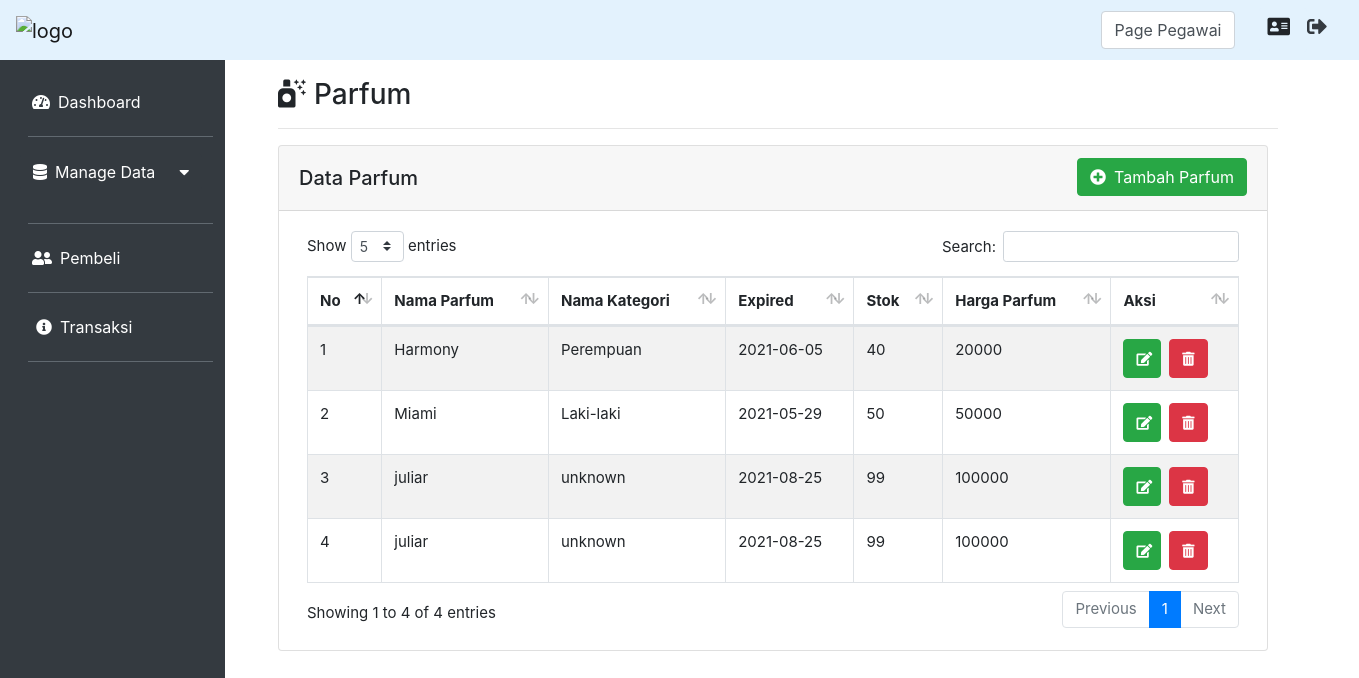
The app's page /index.php?page=Parfum&aksi=view (signed in) with its own data.
### tables this page shows
CREATE TABLE `parfum` (
  `id_parfum` int(11) NOT NULL,
  `kategori_id` int(11) NOT NULL,
  `pegawai_id` int(11) NOT NULL,
  `nama_parfum` varchar(20) NOT NULL,
  `expired_parfum` date NOT NULL,
  `harga_parfum` float NOT NULL,
  `stok` int(11) DEFAULT NULL
);

CREATE TABLE `kategori` (
  `id_kategori` int(11) NOT NULL,
  `gender` varchar(10) NOT NULL
);

### Model/ParfumModel.php (called while the page is built, shortened)
<?php
class ParfumModel
{
    public function get()
    {
        $sql = "SELECT id_parfum, nama_parfum, expired_parfum,
         gender as nama_kategori, stok, harga_parfum,
         nama_pegawai from parfum
         JOIN kategori ON parfum.kategori_id = kategori.id_kategori
         JOIN pegawai ON parfum.pegawai_id = pegawai.id_pegawai";
        $query = koneksi()->query($sql);
        $hasil = [];
        while ($data = $query->fetch_assoc()) {
            $hasil[] = $data;
        }
        return $hasil;
    }
    public function index()
    {
        $data = $this->get();
        extract($data);
        require_once("View/Parfum/index.php");
    }
}

### koneksi.php (called while the page is built, shortened)
<?php
function koneksi()
{
    $db_host = "localhost";
    $db_user = "root";
    $db_password = "";
    $db_database = "db_TokoParfum";
    try {
        return new mysqli($db_host, $db_user, $db_password, $db_database);
    } catch (Exception $e) {
        echo "Terjadi Kesalahan koneksi database";
    }
}

### View/Parfum/index.php (the view)
<div class="col-md-10 p-5 pt-2">
    <h3><i class="fas fa-air-freshener mr-2 mt-3"></i>Parfum</h3>
    <hr class="garis">
    <div class="card">
        <div class="card-header">
            <div class="float-left mt-2">
                <h5>Data Parfum</h5>
            </div>
            <a href="index.php?page=Parfum&aksi=addParfum" class="btn btn-success float-right"><i class="fas fa-plus-circle mr-2"></i>Tambah Parfum</a>
        </div>
        <div class="card-body ml-2 mr-2">
            <table id="example" class="table table-striped table-bordered" style="width:100%">
                <thead>
                    <tr>
                        <th scope="col">No</th>
                        <th scope="col">Nama Parfum</th>
                        <th scope="col">Nama Kategori</th>
                        <th scope="col">Expired</th>
                        <th scope="col">Stok</th>
                        <th scope="col">Harga Parfum</th>
                        <th scope="col">Aksi</th>
                    </tr>
                </thead>
                <tbody>
                    <?php $no = 1;
                    foreach ($data as $row) : ?>
                        <tr>
                            <td scope="row"><?= $no ?></td>
                            <td><?= $row['nama_parfum'] ?></td>
                            <td><?= $row['nama_kategori'] ?></td>
                            <td><?= $row['expired_parfum'] ?></td>
                            <td><?= $row['stok'] ?></td>
                            <td><?= $row['harga_parfum'] ?></td>
                            <td><a href="index.php?page=Parfum&aksi=editParfum&id=<?= $row['id_parfum'] ?>" class="btn btn-sm btn-success text-white rounded p-2 mr-1"><i class="fas fa-edit ml-1" data-toggle="tooltip" title="Update Data"></i></a>
                                <a href="index.php?page=Parfum&aksi=deleteParfum&id=<?= $row['id_parfum'] ?>" class="btn btn-sm btn-danger text-white rounded p-2"><i class="fas fa-trash-alt mr-1 ml-1" data-toggle="tooltip" title="Hapus Data"></i></a>
                            </td>
                        </tr>
                    <?php $no++;
                    endforeach; ?>
                </tbody>
            </table>
        </div>
    </div>
</div>

### index.php (shortened to what this page needs)
<?php
require_once("koneksi.php");
require_once("Model/ParfumModel.php");
require_once("Model/TransaksiModel.php");
if (isset($_GET['page']) && isset($_GET['aksi'])) {
    $page = $_GET['page'];
    $aksi = $_GET['aksi'];
    if ($page == "Auth") {
        $auth = new AuthModel();
        if ($aksi == 'view') {
            $auth->index();
        } else if ($aksi == 'authPegawai') {
            $auth->authPegawai();
        } else if ($aksi == 'logout') {
            $auth->logout();
        } else {
            echo "Method Not Found";
        }
    } else if ($page == "Parfum") {
        require_once("View/Menu/header.php");
        $parfum = new ParfumModel();
        if ($aksi == 'view') {
            $parfum->index();
        } else if ($aksi == 'addParfum') {
            $parfum->addParfum();
        } else if ($aksi == 'storeParfum') {
            $parfum->storeParfum();
        } else if ($aksi == 'editParfum') {
            $parfum->editParfum();
        } else if ($aksi == 'updateParfum') {
            $parfum->updateParfum();
        } else if ($aksi == 'deleteParfum') {
            $parfum->deleteParfum();
        } else {
            echo "Method Not Found";
        }
        require_once("View/Menu/footer.php");
    } else if ($page == "Pembeli") {
        require_once("View/Menu/header.php");
        $pembeli = new PembeliModel();
        if ($aksi == 'view') {
            $pembeli->index();
        } else if ($aksi == 'addPembeli') {
            $pembeli->addPembeli();
        } else if ($aksi == 'storePembeli') {
            $pembeli->storePembeli();
        } else if ($aksi == 'editPembeli') {
            $pembeli->editPembeli();
        } else if ($aksi == 'updatePembeli') {
            $pembeli->updatePembeli();
        } else {
            echo "Method Not Found";
        }
        require_once("View/Menu/footer.php");
    } else if ($page == "Transaksi") {
        require_once("View/Menu/header.php");
        $transaksi = new TransaksiModel();
        if ($aksi == 'view') {
            $transaksi->index();
        } else if ($aksi == 'createTransaksi') {
            $transaksi->createTransaksi();
        } else if ($aksi == 'addDetailTransaksi') {
            $transaksi->addDetailTransaksi();
        } else if ($aksi == 'storeDetailTransaksi') {
            $transaksi->storeDetailTransaksi();
        } else if ($aksi == 'deleteDetailTransaksi') {
            $transaksi->deleteDetailTransaksi();
        } else if ($aksi == 'checkoutTransaksi') {
            require_once("View/Transaksi/addTransaksi.php");
        } else if ($aksi == 'detailTransaksi') {
            require_once("View/Transaksi/detailTransaksi.php");
        } else if ($aksi == 'Keranjang') {
            $transaksi->addDetailTransaksi();
        } else if ($aksi == 'aktifkan') {
            require_once("View/Transaksi/index.php");
        } else if ($aksi == 'batalkan') {
            require_once("View/Transaksi/index.php");
        } else {
            echo "Method Not Found";
        }
        require_once("View/Menu/footer.php");
    }
} else {
    header("location: index.php?page=Auth&aksi=view");
}

### View/Menu/header.php (shortened to what this page needs)
<!DOCTYPE html>
<html lang="en">
<head>
    <link rel="stylesheet" href="assets/css/bootstrap.min.css">
    <link href="assets/css/fontawesome.css" rel="stylesheet">
    <link href="assets/css/brands.css" rel="stylesheet">
    <link href="assets/css/solid.css" rel="stylesheet">
    <link rel="stylesheet" type="text/css" href="assets/css/allprogramview.css">
    <link rel="stylesheet" type="text/css" href="assets/css/dataTables.bootstrap4.min.css">
</head>
<body>
    <nav class="navbar navbar-expand-lg navbar-light fixed-top" style="background-color: #e3f2fd;">
        <a class="navbar-brand mr-auto">
            <img src="assets/images/logo.jpg" alt="logo" width="15%">
        </a>
        <div class="form-inline my-2 my-lg-0 ml-auto">
            <label class="form-control"> Page <?= $_SESSION['role']; ?></label>
        </div>
        <div class="icon ml-4">
            <button class="btn btn-sm" id="btnTes" style="background-color: #e3f2fd;">
                <h5><i class="fas fa-address-card mr-2 mt-1" data-toggle="tooltip" title="Profile"></i></h5>
            </button>
        </div>
        <h5>
            <a href="index.php?page=Auth&aksi=view"><i class="fas fa-sign-out-alt mr-3 mt-1 text-dark" data-toggle="tooltip" title="Logout"></i></a>
        </h5>
    </nav>
    <div class="sidenav mt-5 bg-dark">
        <ul class="nav flex-column ml-3 mb-4">
            <li class="nav-item">
                <a class="nav-link active text-white mt-3" href="index.php?page=Pegawai&aksi=view"><i class="fas fa-tachometer-alt mr-2"></i>Dashboard</a>
                <hr class="bg-secondary" style="width: 185px;">
            </li>
            <p>
                <button class="btn btn-dark ml-1" type="button" data-toggle="collapse" data-target="#collapseExample" aria-expanded="false" aria-controls="collapseExample">
                    <i class="fas fa-database mr-2"></i>Manage Data<i class="fas fa-caret-down ml-4"></i>
                </button>
            </p>
            <li class="nav-item">
                <hr class="bg-secondary" style="width: 185px;">
                <a class="nav-link active text-white mt-3" href="index.php?page=Pembeli&aksi=view"><i class="fas fa-user-friends mr-2"></i>Pembeli</a>
                <hr class="bg-secondary" style="width: 185px;">
                <a class="nav-link active text-white ml-1" href="index.php?page=Transaksi&aksi=view"><i class="fas fa-info-circle mr-2"></i>Transaksi</a>
                <hr class="bg-secondary" style="width: 185px;">
            </li>
        </ul>
    </div>
    <div class="main pt-3">

### View/Menu/footer.php (shortened to what this page needs)
</div>
</body>
</html>

### assets/css/solid.css (style rules this page uses)
.fa, .fas { font-family: 'Font Awesome 5 Free'; font-weight: 900; }

### assets/css/allprogramview.css (style rules this page uses)
.card { width: 990px; }
.garis { width: 1000px; }
.sidenav { height: 100%; width: 225px; position: fixed; z-index: 1; top: 0; left: 0; overflow-x: hidden; padding-top: 20px; }
.sidenav a { padding: 6px 8px 6px 16px; text-decoration: none; font-size: 16px; color: #818181; display: block; }
.main { z-index: 0; margin-left: 220px; font-size: 15px; padding: 0px 10px; width: 1129px; }

### records on screen
parfum: nama_parfum "Harmony", kategori.gender "Perempuan", expired_parfum "2021-06-05", stok "40", harga_parfum "20000"
parfum: nama_parfum "Miami", kategori.gender "Laki-laki", expired_parfum "2021-05-29", stok "50", harga_parfum "50000"
parfum: nama_parfum "juliar", kategori.gender "unknown", expired_parfum "2021-08-25", stok "99", harga_parfum "100000"
parfum: nama_parfum "juliar", kategori.gender "unknown", expired_parfum "2021-08-25", stok "99", harga_parfum "100000"

### other values on screen
$_SESSION['role'] "Pegawai"
